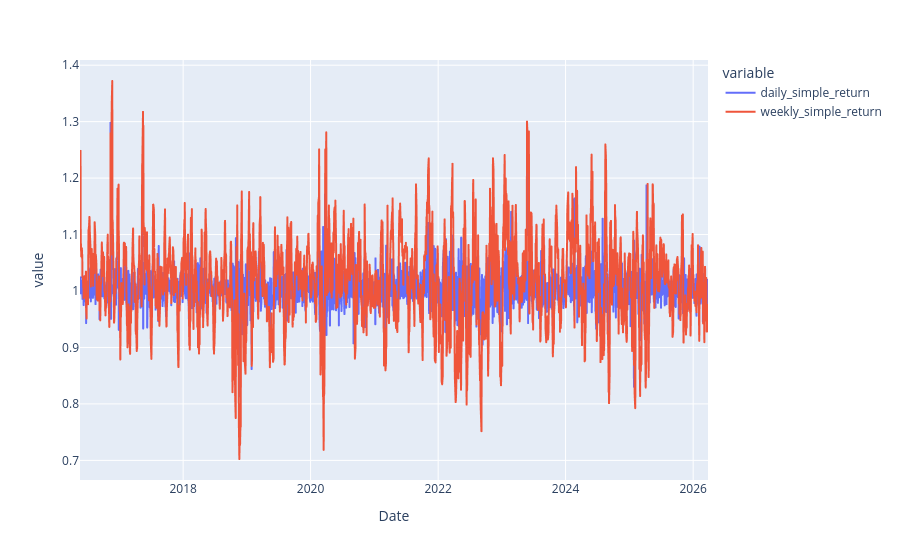

Write notebook code for a chart like this one.
### Code cell
from data.plotting import plot_basic

plot_basic(csv="./csvs/NVDA_historical_prices.csv", columns=["daily_simple_return","weekly_simple_return"])

### Figure 1 — Plotly figure (JSON) as saved in the notebook; plotly's stock layout.template omitted (floating-point values rounded to 4 significant figures; data arrays with more than 128 entries replaced by an {"elided": "..."} marker saying what was removed)
{"data": [{"hovertemplate": "variable=daily_simple_return<br>Date=%{x}<br>value=%{y}<extra></extra>", "legendgroup": "daily_simple_return", "line": {"color": "#636efa", "dash": "solid"}, "marker": {"symbol": "circle"}, "mode": "lines", "name": "daily_simple_return", "showlegend": true, "type": "scattergl", "x": {"elided": "2477 str values"}, "xaxis": "x", "y": {"elided": "2477 float values"}, "yaxis": "y"}, {"hovertemplate": "variable=weekly_simple_return<br>Date=%{x}<br>value=%{y}<extra></extra>", "legendgroup": "weekly_simple_return", "line": {"color": "#EF553B", "dash": "solid"}, "marker": {"symbol": "circle"}, "mode": "lines", "name": "weekly_simple_return", "showlegend": true, "type": "scattergl", "x": {"elided": "2477 str values"}, "xaxis": "x", "y": {"elided": "2477 float values"}, "yaxis": "y"}], "layout": {"legend": {"title": {"text": "variable"}, "tracegroupgap": 0}, "margin": {"t": 60}, "xaxis": {"anchor": "y", "domain": [0, 1], "title": {"text": "Date"}}, "yaxis": {"anchor": "x", "domain": [0, 1], "title": {"text": "value"}}}}
